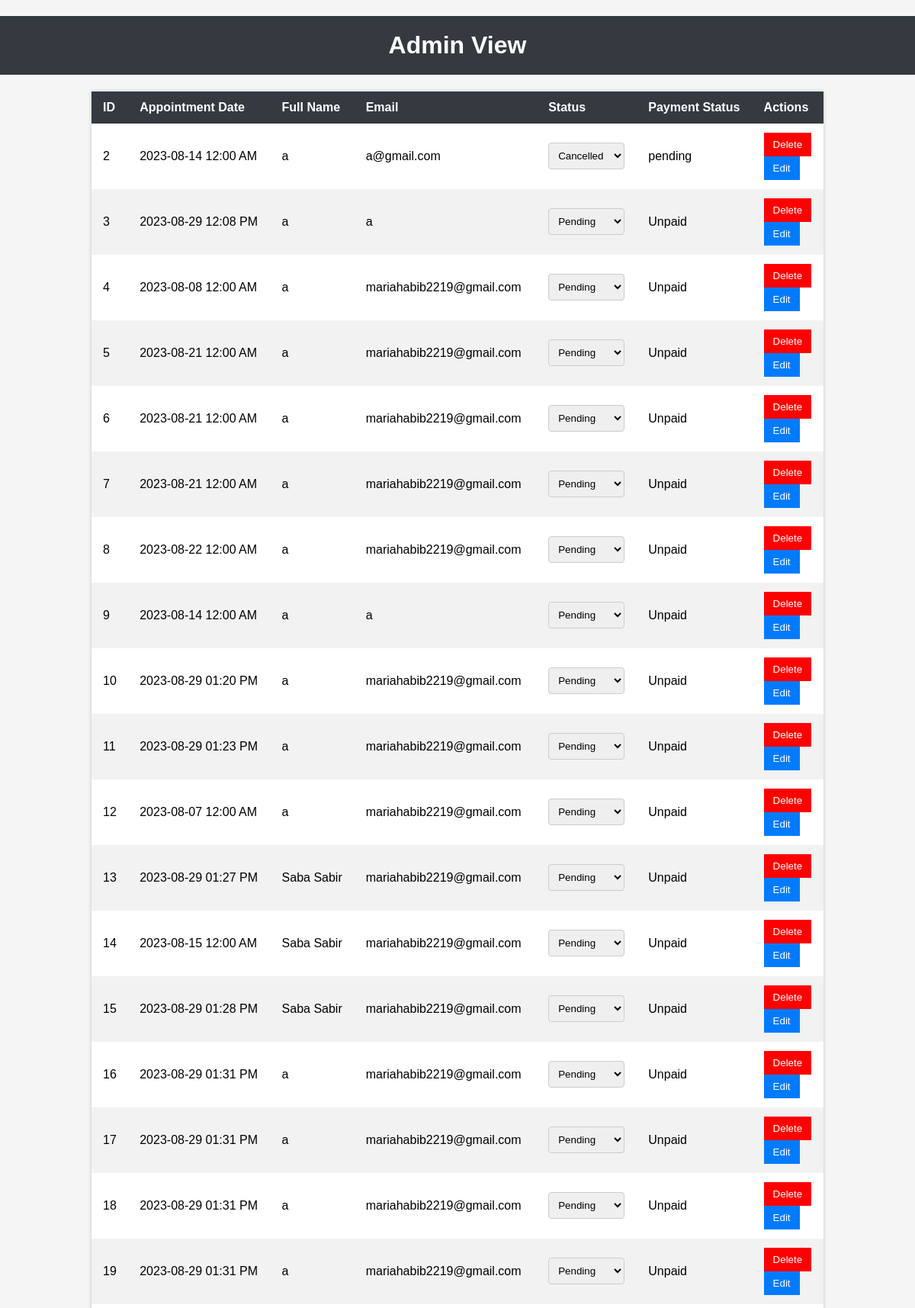
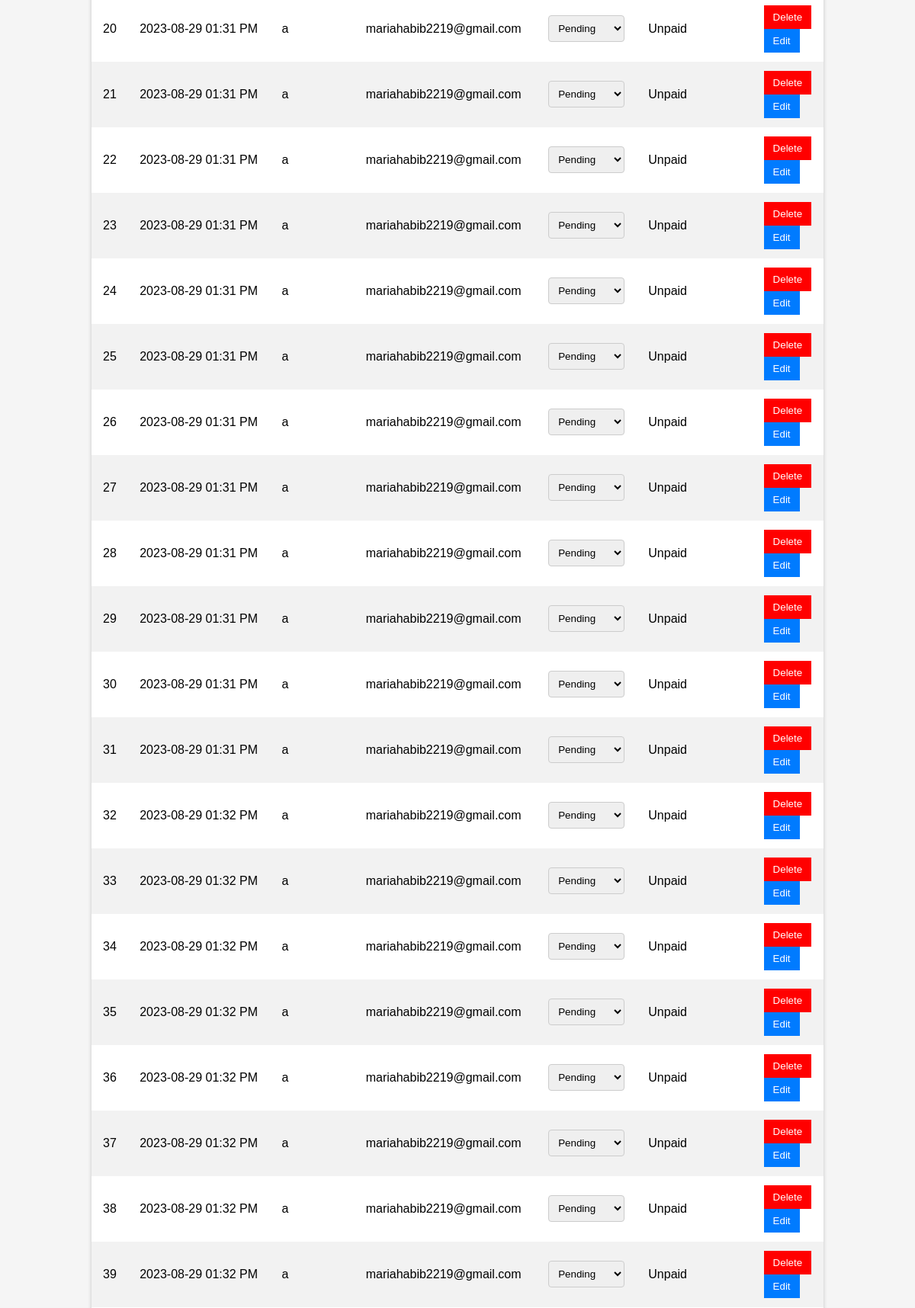
/admin_view (signed in, upper part), run on the app's committed database (2 pictures, top to bottom).
### app.py (models this page shows)
class Appointment(db.Model):
    id = db.Column(db.Integer, primary_key=True)
    full_name = db.Column(db.String)
    email = db.Column(db.String)
    status = db.Column(db.String)
    payment_status = db.Column(db.String)
    date =  db.Column(db.DateTime)

### app.py (the view, shortened to what this page needs)
@app.route('/admin_view', methods=['GET', 'POST'])
def admin_view():
    if 'admin_authenticated' not in session or not session['admin_authenticated']:
        return redirect(url_for('login'))
    appointments = Appointment.query.all()
    return render_template('admin_view.html', appointments=appointments)

### templates/admin_view.html (shortened to what this page needs)
<!DOCTYPE html>
<html>
<head>
</head>
<body>
    <h1>Admin View</h1>
    <table>
        <thead>
            <tr>
                <th>ID</th>
                <th>Appointment Date</th>
                <th>Full Name</th>
                <th>Email</th>
                <th>Status</th>
                <th>Payment Status</th>
                <th>Actions</th>
            </tr>
        </thead>
        <tbody>
            {% for appointment in appointments %}
            <tr>
                <td>{{ appointment.id }}</td>
                <td>{{ appointment.date.strftime('%Y-%m-%d %I:%M %p') }}</td>
                <td>{{ appointment.full_name }}</td>
                <td>{{ appointment.email }}</td>
                <td>
                    <select name="appointment_status">
                        <option value="pending" {% if appointment.status == 'pending' %}selected{% endif %}>Pending</option>
                        <option value="cancelled" {% if appointment.status == 'cancelled' %}selected{% endif %}>Cancelled</option>
                    </select>
                </td>
                <td>{{ appointment.payment_status }}</td>
                <td>
                    <form method="POST" action="{{ url_for('admin_view') }}">
                        <button type="submit" id="delete_button" name="action" value="delete" style="background-color: #ff0000; color: #fff;">Delete</button>
                    </form>
                    <form method="GET" action="{{ url_for('edit_appointment', appointment_id=appointment.id) }}">
                      <button type="submit">Edit</button>
                  </form>
                </td>
            </tr>
            {% endfor %}
        </tbody>
    </table>
</body>
</html>

### templates/admin_view.html (style rules this page uses)
body { font-family: Arial, sans-serif; margin: 0; padding: 0; background-color: #f5f5f5; }
h1 { text-align: center; padding: 20px; background-color: #343a40; color: #fff; }
table { margin: 20px auto; border-collapse: collapse; width: 80%; background-color: #fff; box-shadow: 0px 0px 5px 0px rgba(0,0,0,0.2); }
th, td { padding: 12px 15px; text-align: left; }
th { background-color: #343a40; color: #fff; }
tr:nth-child(even) { background-color: #f2f2f2; }
select { padding: 8px; border: 1px solid #ccc; border-radius: 4px; }
button { padding: 8px 12px; border: none; background-color: #007bff; color: #fff; cursor: pointer; }

### data on the page
Appointment: id "2", date "2023-08-14 12:00 AM", full_name "a", email "a@gmail.com", appointment_status "Cancelled", payment_status "pending"
Appointment: id "3", date "2023-08-29 12:08 PM", full_name "a", email "a", payment_status "Unpaid"
Appointment: id "4", date "2023-08-08 12:00 AM", full_name "a", email "mariahabib2219@gmail.com", payment_status "Unpaid"
Appointment: id "5", date "2023-08-21 12:00 AM", full_name "a", email "mariahabib2219@gmail.com", payment_status "Unpaid"
Appointment: id "6", date "2023-08-21 12:00 AM", full_name "a", email "mariahabib2219@gmail.com", payment_status "Unpaid"
Appointment: id "7", date "2023-08-21 12:00 AM", full_name "a", email "mariahabib2219@gmail.com", payment_status "Unpaid"
Appointment: id "8", date "2023-08-22 12:00 AM", full_name "a", email "mariahabib2219@gmail.com", payment_status "Unpaid"
Appointment: id "9", date "2023-08-14 12:00 AM", full_name "a", email "a", payment_status "Unpaid"
Appointment: id "10", date "2023-08-29 01:20 PM", full_name "a", email "mariahabib2219@gmail.com", payment_status "Unpaid"
Appointment: id "11", date "2023-08-29 01:23 PM", full_name "a", email "mariahabib2219@gmail.com", payment_status "Unpaid"
Appointment: id "12", date "2023-08-07 12:00 AM", full_name "a", email "mariahabib2219@gmail.com", payment_status "Unpaid"
Appointment: id "13", date "2023-08-29 01:27 PM", full_name "Saba Sabir", email "mariahabib2219@gmail.com", payment_status "Unpaid"
Appointment: id "14", date "2023-08-15 12:00 AM", full_name "Saba Sabir", email "mariahabib2219@gmail.com", payment_status "Unpaid"
Appointment: id "15", date "2023-08-29 01:28 PM", full_name "Saba Sabir", email "mariahabib2219@gmail.com", payment_status "Unpaid"
Appointment: id "16", date "2023-08-29 01:31 PM", full_name "a", email "mariahabib2219@gmail.com", payment_status "Unpaid"
Appointment: id "17", date "2023-08-29 01:31 PM", full_name "a", email "mariahabib2219@gmail.com", payment_status "Unpaid"
Appointment: id "18", date "2023-08-29 01:31 PM", full_name "a", email "mariahabib2219@gmail.com", payment_status "Unpaid"
Appointment: id "19", date "2023-08-29 01:31 PM", full_name "a", email "mariahabib2219@gmail.com", payment_status "Unpaid"
Appointment: id "20", date "2023-08-29 01:31 PM", full_name "a", email "mariahabib2219@gmail.com", payment_status "Unpaid"
Appointment: id "21", date "2023-08-29 01:31 PM", full_name "a", email "mariahabib2219@gmail.com", payment_status "Unpaid"
Appointment: id "22", date "2023-08-29 01:31 PM", full_name "a", email "mariahabib2219@gmail.com", payment_status "Unpaid"
Appointment: id "23", date "2023-08-29 01:31 PM", full_name "a", email "mariahabib2219@gmail.com", payment_status "Unpaid"
Appointment: id "24", date "2023-08-29 01:31 PM", full_name "a", email "mariahabib2219@gmail.com", payment_status "Unpaid"
Appointment: id "25", date "2023-08-29 01:31 PM", full_name "a", email "mariahabib2219@gmail.com", payment_status "Unpaid"
Appointment: id "26", date "2023-08-29 01:31 PM", full_name "a", email "mariahabib2219@gmail.com", payment_status "Unpaid"
Appointment: id "27", date "2023-08-29 01:31 PM", full_name "a", email "mariahabib2219@gmail.com", payment_status "Unpaid"
Appointment: id "28", date "2023-08-29 01:31 PM", full_name "a", email "mariahabib2219@gmail.com", payment_status "Unpaid"
Appointment: id "29", date "2023-08-29 01:31 PM", full_name "a", email "mariahabib2219@gmail.com", payment_status "Unpaid"
Appointment: id "30", date "2023-08-29 01:31 PM", full_name "a", email "mariahabib2219@gmail.com", payment_status "Unpaid"
Appointment: id "31", date "2023-08-29 01:31 PM", full_name "a", email "mariahabib2219@gmail.com", payment_status "Unpaid"
Appointment: id "32", date "2023-08-29 01:32 PM", full_name "a", email "mariahabib2219@gmail.com", payment_status "Unpaid"
Appointment: id "33", date "2023-08-29 01:32 PM", full_name "a", email "mariahabib2219@gmail.com", payment_status "Unpaid"
Appointment: id "34", date "2023-08-29 01:32 PM", full_name "a", email "mariahabib2219@gmail.com", payment_status "Unpaid"
Appointment: id "35", date "2023-08-29 01:32 PM", full_name "a", email "mariahabib2219@gmail.com", payment_status "Unpaid"
Appointment: id "36", date "2023-08-29 01:32 PM", full_name "a", email "mariahabib2219@gmail.com", payment_status "Unpaid"
Appointment: id "37", date "2023-08-29 01:32 PM", full_name "a", email "mariahabib2219@gmail.com", payment_status "Unpaid"
Appointment: id "38", date "2023-08-29 01:32 PM", full_name "a", email "mariahabib2219@gmail.com", payment_status "Unpaid"
Appointment: id "39", date "2023-08-29 01:32 PM", full_name "a", email "mariahabib2219@gmail.com", payment_status "Unpaid"
